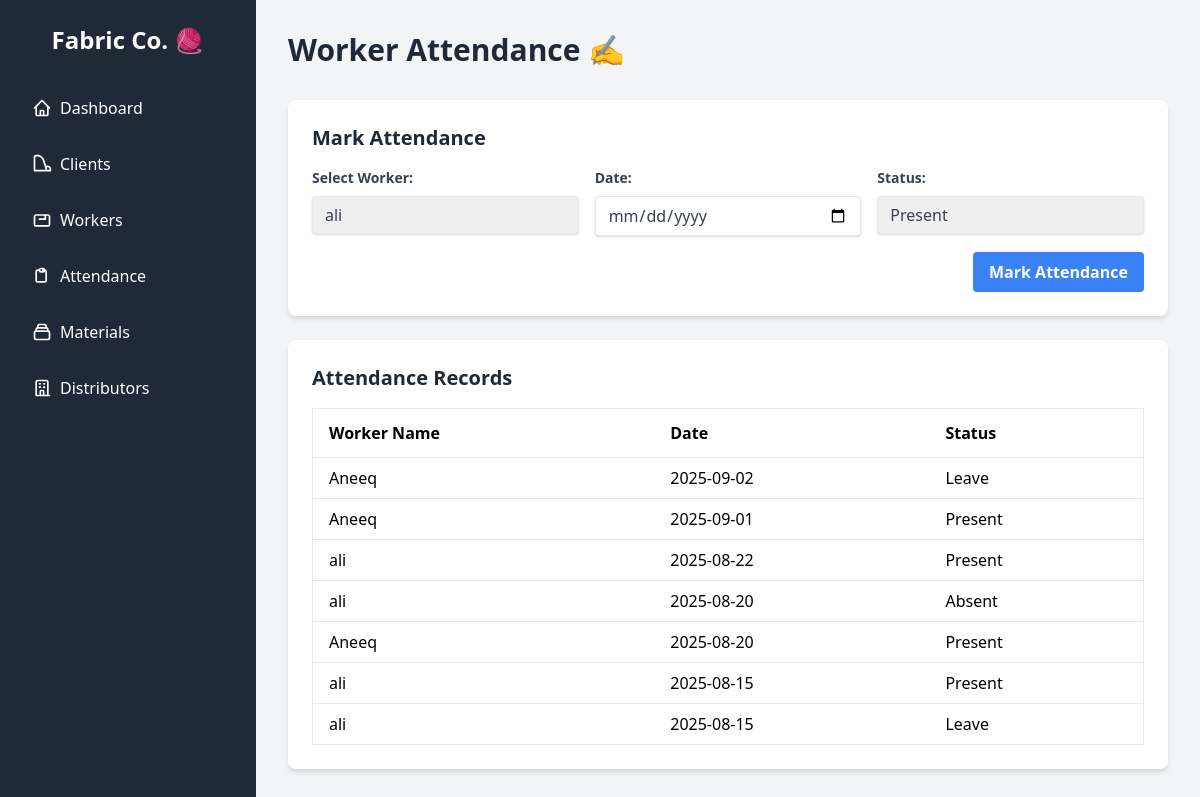
The app's page /attendance with its own data.
### tables this page shows
CREATE TABLE worker_attendance (
            id INTEGER PRIMARY KEY AUTOINCREMENT,
            worker_id INTEGER NOT NULL,
            date TEXT NOT NULL,
            status TEXT NOT NULL, -- Present, Absent, Leave
            FOREIGN KEY (worker_id) REFERENCES workers(id)
        );

CREATE TABLE workers (
            id INTEGER PRIMARY KEY AUTOINCREMENT,
            name TEXT NOT NULL,
            contact_no TEXT,
            total_salary REAL,
            advance_salary REAL DEFAULT 0,
            remaining_salary REAL,
            bonus REAL DEFAULT 0,
            joining_date TEXT
        );

### app.py (the view)
@app.route('/attendance')
def attendance():
    conn = get_db_connection()
    cursor = conn.cursor()
    cursor.execute("SELECT * FROM workers")
    workers = cursor.fetchall()
    cursor.execute("SELECT wa.worker_id, w.name, wa.date, wa.status FROM worker_attendance wa JOIN workers w ON wa.worker_id = w.id ORDER BY wa.date DESC")
    attendance_records = cursor.fetchall()
    conn.close()
    return render_template('attendance.html', workers=workers, attendance_records=attendance_records)

### database.py (called while the page is built)
def get_db_connection():
    conn = sqlite3.connect(DATABASE)
    conn.row_factory = sqlite3.Row  # This allows us to access columns by name
    return conn

### templates/attendance.html (shortened to what this page needs)
{% extends 'base.html' %}
{% block content %}
<h1 class="text-3xl font-bold text-gray-800 mb-8">Worker Attendance ✍️</h1>
<div class="bg-white p-6 rounded-lg shadow-md mb-6">
    <h2 class="text-xl font-semibold text-gray-800 mb-4">Mark Attendance</h2>
    <form action="{{ url_for('mark_attendance') }}" method="POST" class="grid grid-cols-1 md:grid-cols-3 gap-4">
        <div>
            <label for="workerSelect" class="block text-gray-700 text-sm font-bold mb-2">Select Worker:</label>
            <select id="workerSelect" name="worker_id" class="shadow appearance-none border rounded w-full py-2 px-3 text-gray-700 leading-tight focus:outline-none focus:shadow-outline" required>
                {% for worker in workers %}
                <option value="{{ worker.id }}">{{ worker.name }}</option>
                {% endfor %}
            </select>
        </div>
        <div>
            <label for="attendanceDate" class="block text-gray-700 text-sm font-bold mb-2">Date:</label>
            <input type="date" id="attendanceDate" name="date" class="shadow appearance-none border rounded w-full py-2 px-3 text-gray-700 leading-tight focus:outline-none focus:shadow-outline" value="{{ 'now' | datetimeformat('%Y-%m-%d') }}" required>
        </div>
        <div>
            <label for="attendanceStatus" class="block text-gray-700 text-sm font-bold mb-2">Status:</label>
            <select id="attendanceStatus" name="status" class="shadow appearance-none border rounded w-full py-2 px-3 text-gray-700 leading-tight focus:outline-none focus:shadow-outline" required>
                <option value="Present">Present</option>
            </select>
        </div>
        <div class="md:col-span-3 flex justify-end">
            <button type="submit" class="bg-blue-500 hover:bg-blue-700 text-white font-bold py-2 px-4 rounded focus:outline-none focus:shadow-outline">
                Mark Attendance
            </button>
        </div>
    </form>
</div>
<div class="bg-white p-6 rounded-lg shadow-md overflow-x-auto">
    <h2 class="text-xl font-semibold text-gray-800 mb-4">Attendance Records</h2>
    <table class="min-w-full bg-white border border-gray-200">
        <thead>
            <tr>
                <th class="py-3 px-4 border-b text-left">Worker Name</th>
                <th class="py-3 px-4 border-b text-left">Date</th>
                <th class="py-3 px-4 border-b text-left">Status</th>
            </tr>
        </thead>
        <tbody>
            {% for record in attendance_records %}
            <tr>
                <td class="py-2 px-4 border-b">{{ record.name }}</td>
                <td class="py-2 px-4 border-b">{{ record.date }}</td>
                <td class="py-2 px-4 border-b">{{ record.status }}</td>
            </tr>
            {% else %}
            <tr>
                <td colspan="3" class="py-2 px-4 text-center text-gray-500">No attendance records found.</td>
            </tr>
            {% endfor %}
        </tbody>
    </table>
</div>
{% endblock %}

### static/css/style.css (style rules this page uses)
html, body { height: 100%; }

### records on screen
worker_attendance: name "Aneeq", date "2025-09-02", status "Leave"
worker_attendance: name "Aneeq", date "2025-09-01", status "Present"
worker_attendance: name "ali", date "2025-08-22", status "Present"
worker_attendance: name "ali", date "2025-08-20", status "Absent"
worker_attendance: name "Aneeq", date "2025-08-20", status "Present"
worker_attendance: name "ali", date "2025-08-15", status "Present"
worker_attendance: name "ali", date "2025-08-15", status "Leave"

### other values on screen
form field worker_id "ali"
